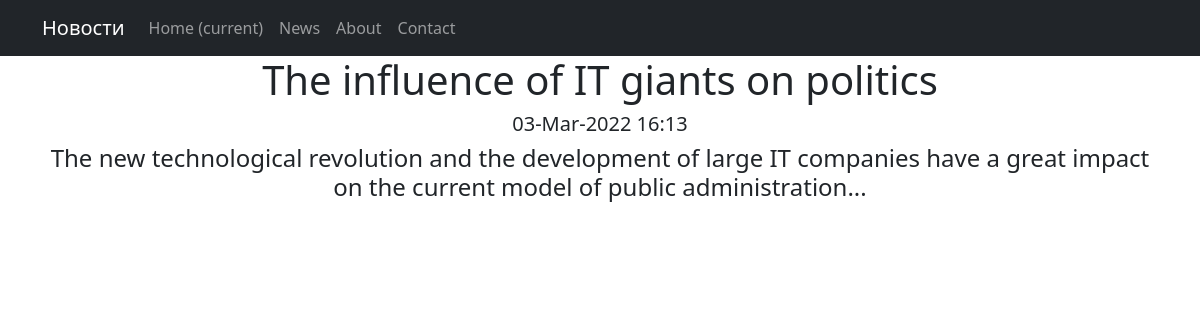
The page /news/2 on the database its author committed.
### news/models.py (models this page shows, shortened)
class Post(models.Model):
    author = models.ForeignKey(Author, on_delete=models.CASCADE)
    NEWS = 'NW'
    ARTICLE = 'AR'
    CATEGORY_CHOICES = (
        (NEWS, 'Новость'),
        (ARTICLE, 'Статья'),
    )
    categoryType = models.CharField(max_length=2, choices=CATEGORY_CHOICES, default=ARTICLE)
    dateCreation = models.DateTimeField(auto_now_add=True)
    postCategory = models.ManyToManyField(Category, through='PostCategory')
    title = models.CharField(max_length=128)
    text = models.TextField()
    rating = models.SmallIntegerField(default=0)

### news/views.py (the view)
# urls.py: path('<int:pk>', PostDetail.as_view()),
class PostDetail(DetailView):
    model = Post
    template_name = 'post.html'
    context_object_name = 'post'

### news/templatetags/custom_filters.py (called while the page is built)
@register.filter(name='censor')
def censor(value):
    censor_list = ['bbb', 'ttt', 'zzz', 'lake', 'part', 'sport']
    for word in censor_list:
        value = value.replace(word[1:], '*' * (len(word)-1))
    return value

### templates/post.html (shortened to what this page needs)
{% extends 'flatpages/default.html' %}
{% load custom_filters %}
{% block content %}
<h1>{{ post.title|censor }}</h1>
<h5>{{ post.dateCreation|date:'d-M-Y H:i' }}</h5>
<h4>{{ post.text|censor }}</h4>
{% endblock content %}

### rows shown on the page
Post: title|censor "The influence of IT giants on politics", dateCreation "03-Mar-2022 16:13", text|censor "The new technological revolution and the development of large IT companies have a great impact on the current model of public administration..."
